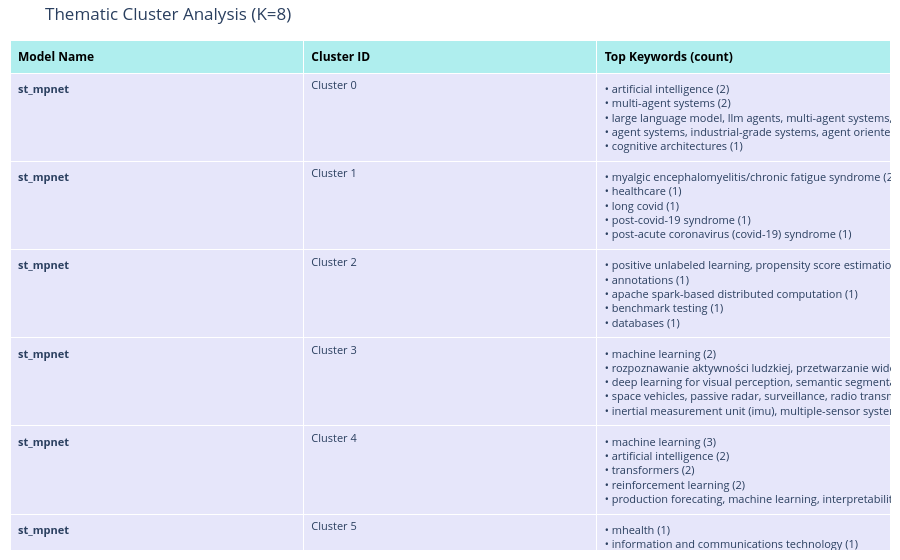

The code cell stored with this chart in its notebook:
### Code cell
generate_keywords_table(models_to_test, embeddings_dict, articles, k=8)

### Figure 1 — Plotly figure (JSON) as saved in the notebook; plotly's stock layout.template omitted (floating-point values rounded to 4 significant figures)
{"data": [{"cells": {"align": "left", "fill": {"color": "lavender"}, "font": {"size": 11}, "height": 30, "values": [["<b>st_mpnet</b>", "<b>st_mpnet</b>", "<b>st_mpnet</b>", "<b>st_mpnet</b>", "<b>st_mpnet</b>", "<b>st_mpnet</b>", "<b>st_mpnet</b>", "<b>st_mpnet</b>", "<b>st_minilm</b>", "<b>st_minilm</b>", "<b>st_minilm</b>", "<b>st_minilm</b>", "<b>st_minilm</b>", "<b>st_minilm</b>", "<b>st_minilm</b>", "<b>st_minilm</b>", "<b>st_labse</b>", "<b>st_labse</b>", "<b>st_labse</b>", "<b>st_labse</b>", "<b>st_labse</b>", "<b>st_labse</b>", "<b>st_labse</b>", "<b>st_labse</b>", "<b>fasttext</b>", "<b>fasttext</b>", "<b>fasttext</b>", "<b>fasttext</b>", "<b>fasttext</b>", "<b>fasttext</b>", "<b>fasttext</b>", "<b>fasttext</b>", "<b>glove</b>", "<b>glove</b>", "<b>glove</b>", "<b>glove</b>", "<b>glove</b>", "<b>glove</b>", "<b>glove</b>", "<b>glove</b>"], ["Cluster 0", "Cluster 1", "Cluster 2", "Cluster 3", "Cluster 4", "Cluster 5", "Cluster 6", "Cluster 7", "Cluster 0", "Cluster 1", "Cluster 2", "Cluster 3", "Cluster 4", "Cluster 5", "Cluster 6", "Cluster 7", "Cluster 0", "Cluster 1", "Cluster 2", "Cluster 3", "Cluster 4", "Cluster 5", "Cluster 6", "Cluster 7", "Cluster 0", "Cluster 1", "Cluster 2", "Cluster 3", "Cluster 4", "Cluster 5", "Cluster 6", "Cluster 7", "Cluster 0", "Cluster 1", "Cluster 2", "Cluster 3", "Cluster 4", "Cluster 5", "Cluster 6", "Cluster 7"], ["• artificial intelligence (2)<br>• multi-agent systems (2)<br>• large language model, llm agents, multi-agent systems, triz, problem-solving. (1)<br>• agent systems, industrial-grade systems, agent oriented, software engineering, sdlc (1)<br>• cognitive architectures (1)", "• myalgic encephalomyelitis/chronic fatigue syndrome (2)<br>• healthcare (1)<br>• long covid (1)<br>• post-covid-19 syndrome (1)<br>• post-acute coronavirus (covid-19) syndrome (1)", "• positive unlabeled learning, propensity score estimation, empirical risk minimisation (1)<br>• annotations (1)<br>• apache spark-based distributed computation (1)<br>• benchmark testing (1)<br>• databases (1)", "• machine learning (2)<br>• rozpoznawanie aktywności ludzkiej, przetwarzanie wideo, sieci\nneuronowe (1)<br>• deep learning for visual perception, semantic segmentation, 3d\nlidar, robotic perception (1)<br>• space vehicles, passive radar, surveillance, radio transmitters, low earth orbit satellites, receivers, object detection, extraterrestrial measurements, arrays, antenna arrays (1)<br>• inertial measurement unit (imu), multiple-sensor system, calibration, singular value decomposition (svd), generalized eigenvalue problem (1)", "• machine learning (3)<br>• artificial intelligence (2)<br>• transformers (2)<br>• reinforcement learning (2)<br>• production forecating, machine learning, interpretability, human experience, bayesian neural networks, physics-informed neural networks (1)", "• mhealth (1)<br>• information and communications technology (1)<br>• trust (1)<br>• mobile application (1)<br>• addiction treatment (1)", "• ctcf, 3d genome, deep neural networks, cis-regulatory element, ctcf-mediated loop (1)<br>• oth, blos, hybrid, skywave, multistatic,  pcl (1)<br>• intensity modulated radiation therapy (imrt), genetic algorithms, generalized\nequivalent uniform dose (geud), multi-objective optimization, bi-level optimization. (1)<br>• passive radar, leo satellites, radar cross-section, rcs, lofar (1)<br>• data science (1)", "• ict, qit, biomedical engineering, electronics and communications engineering, sensors, quantum machine learning, quantum internet, quantum computing, cybersecurity, quantum networks, quantum sensors (3)<br>• machine learning (2)<br>• batteries (2)<br>• massive mimo (2)<br>• scheduling (2)", "• machine learning (2)<br>• batteries (2)<br>• cybersecurity (2)<br>• massive mimo (2)<br>• scheduling (2)", "• ict, qit, biomedical engineering, electronics and communications engineering, sensors, quantum machine learning, quantum internet, quantum computing, cybersecurity, quantum networks, quantum sensors (3)<br>• rozpoznawanie aktywności ludzkiej, przetwarzanie wideo, sieci\nneuronowe (1)<br>• entropy compression, nonrepetitive sequence (1)<br>• informacyjne technologie kwantowe, komputing kwantowy, procesory kwantowe, telekomunikacja kwantowa, sieci kwantowe, metrologia kwantowa, czujniki kwantowe, algorytmy kwantowe (1)<br>• wirtualne zapory sieciowe, wirtualizacja funkcji sieciowych, orkiestracja, optymalizacja, programowanie liniowe (1)", "• machine learning (2)<br>• diagnosis test selection, structural analysis, system decomposition, communication and privacy constraints, distributed diagnosis (1)<br>• positive unlabeled learning, propensity score estimation, empirical risk minimisation (1)<br>• power supply continuity (1)<br>• renewable energy (1)", "• deep learning for visual perception, semantic segmentation, 3d\nlidar, robotic perception (1)<br>• inertial measurement unit (imu), multiple-sensor system, calibration, singular value decomposition (svd), generalized eigenvalue problem (1)<br>• combinatorial optimization, graph reduction, vehicle routing, quantum computing (1)<br>• artography of building interiors, artificial intelligence, space descriptions, nlp, navigation (1)<br>• aggregated precedence graphs, packing sequence, pallet loading, robot packing, topological sort (1)", "• artificial intelligence (2)<br>• llm, liwc, ethics (1)<br>• natural language processing, personalization, subjectivity, annotator bias, annotator representation, data acquisition (1)<br>• large language model, llm agents, multi-agent systems, triz, problem-solving. (1)<br>• explainable artificial inteligence, artificial inteligence (1)", "• myalgic encephalomyelitis/chronic fatigue syndrome (2)<br>• healthcare (1)<br>• long covid (1)<br>• post-covid-19 syndrome (1)<br>• post-acute coronavirus (covid-19) syndrome (1)", "• neural networks (3)<br>• transformers (2)<br>• time series (2)<br>• machine learning (2)<br>• production forecating, machine learning, interpretability, human experience, bayesian neural networks, physics-informed neural networks (1)", "• space vehicles, passive radar, surveillance, radio transmitters, low earth orbit satellites, receivers, object detection, extraterrestrial measurements, arrays, antenna arrays (1)<br>• oth, blos, hybrid, skywave, multistatic,  pcl (1)<br>• bistatic radar, leo, low earth orbit satellites, multistatic radar, passive radar (1)<br>• passive radar, leo satellites, radar cross-section, rcs, lofar (1)<br>• data transmission, equivalent circuit, intrinsic response, parasitic response, vcsel (1)", "• artificial intelligence (3)<br>• artography of building interiors, artificial intelligence, space descriptions, nlp, navigation (1)<br>• aggregated precedence graphs, packing sequence, pallet loading, robot packing, topological sort (1)<br>• abstract visual reasoning (1)<br>• deep learning (1)", "• ict, qit, biomedical engineering, electronics and communications engineering, sensors, quantum machine learning, quantum internet, quantum computing, cybersecurity, quantum networks, quantum sensors (3)<br>• massive mimo (2)<br>• wirtualne zapory sieciowe, wirtualizacja funkcji sieciowych, orkiestracja, optymalizacja, programowanie liniowe (1)<br>• network slicing, scalability, network management, orchestration, \nb5g, testbed (1)<br>• cloud computing, internet of things (iot), task load balancing (1)", "• entropy compression, nonrepetitive sequence (1)<br>• informacyjne technologie kwantowe, komputing kwantowy, procesory kwantowe, telekomunikacja kwantowa, sieci kwantowe, metrologia kwantowa, czujniki kwantowe, algorytmy kwantowe (1)<br>• intensity modulated radiation therapy (imrt), genetic algorithms, generalized\nequivalent uniform dose (geud), multi-objective optimization, bi-level optimization. (1)<br>• cardiovascular events (1)<br>• coronary artery disease (1)", "• artificial intelligence (2)<br>• rozpoznawanie aktywności ludzkiej, przetwarzanie wideo, sieci\nneuronowe (1)<br>• llm, liwc, ethics (1)<br>• natural language processing, personalization, subjectivity, annotator bias, annotator representation, data acquisition (1)<br>• large language model, llm agents, multi-agent systems, triz, problem-solving. (1)", "• ctcf, 3d genome, deep neural networks, cis-regulatory element, ctcf-mediated loop (1)<br>• photovoltaic (1)<br>• battery energy storage (1)<br>• railway microgrid (1)<br>• optimal design (1)", "• time series (2)<br>• machine learning (2)<br>• diagnosis test selection, structural analysis, system decomposition, communication and privacy constraints, distributed diagnosis (1)<br>• inertial measurement unit (imu), multiple-sensor system, calibration, singular value decomposition (svd), generalized eigenvalue problem (1)<br>• positive unlabeled learning, propensity score estimation, empirical risk minimisation (1)", "• myalgic encephalomyelitis/chronic fatigue syndrome (2)<br>• mhealth (1)<br>• information and communications technology (1)<br>• trust (1)<br>• mobile application (1)", "• machine learning (4)<br>• batteries (2)<br>• reinforcement learning (2)<br>• neural networks (2)<br>• production forecating, machine learning, interpretability, human experience, bayesian neural networks, physics-informed neural networks (1)", "• multi-agent systems (2)<br>• abstract visual reasoning (1)<br>• deep learning (1)<br>• raven's progressive matrices (1)<br>• elliott wave principle (1)", "• machine learning (3)<br>• ict, qit, biomedical engineering, electronics and communications engineering, sensors, quantum machine learning, quantum internet, quantum computing, cybersecurity, quantum networks, quantum sensors (3)<br>• myalgic encephalomyelitis/chronic fatigue syndrome (2)<br>• artificial intelligence (2)<br>• massive mimo (2)", "• analiza danych, dane kierunkowe, statystyka (1)", "", "• machine learning (4)<br>• transformers (2)<br>• deep learning for visual perception, semantic segmentation, 3d\nlidar, robotic perception (1)<br>• space vehicles, passive radar, surveillance, radio transmitters, low earth orbit satellites, receivers, object detection, extraterrestrial measurements, arrays, antenna arrays (1)<br>• passive radar, measurement errors, target tracking, radar detection, machine learning, artificial neural networks, radar tracking, reliability (1)", "• rozpoznawanie aktywności ludzkiej, przetwarzanie wideo, sieci\nneuronowe (1)<br>• informacyjne technologie kwantowe, komputing kwantowy, procesory kwantowe, telekomunikacja kwantowa, sieci kwantowe, metrologia kwantowa, czujniki kwantowe, algorytmy kwantowe (1)<br>• wirtualne zapory sieciowe, wirtualizacja funkcji sieciowych, orkiestracja, optymalizacja, programowanie liniowe (1)<br>• rozpoznawanie treści pornograficznych w wideo, rozpoznawanie\naktywności ludzkiej, przetwarzanie wideo, sieci neuronowe (1)<br>• telekomunikacja światłowodowa, telekomunikacja optyczna, światłowody telekomunikacyjne, fotonika, optoelektronika (1)", "• intensity modulated radiation therapy (imrt), genetic algorithms, generalized\nequivalent uniform dose (geud), multi-objective optimization, bi-level optimization. (1)<br>• steganography, covert channels, information hiding, side channels (1)<br>• covid-19/complications, fatigue syndrome, chronic, post-acute covid-19 syndrome (1)<br>• artificial intelligence (1)", "• network slicing, scalability, network management, orchestration, \nb5g, testbed (1)<br>• artificial intelligence (1)<br>• machine learning (1)<br>• diagnosis support system (1)<br>• explainable artificial intelligence (1)", "• artificial intelligence (3)<br>• aggregated precedence graphs, packing sequence, pallet loading, robot packing, topological sort (1)<br>• abstract visual reasoning (1)<br>• deep learning (1)<br>• raven's progressive matrices (1)", "• machine learning (5)<br>• multi-agent systems (2)<br>• transformers (2)<br>• reinforcement learning (2)<br>• artificial intelligence (2)", "• intensity modulated radiation therapy (imrt), genetic algorithms, generalized\nequivalent uniform dose (geud), multi-objective optimization, bi-level optimization. (1)", "", "", "• ict, qit, biomedical engineering, electronics and communications engineering, sensors, quantum machine learning, quantum internet, quantum computing, cybersecurity, quantum networks, quantum sensors (3)<br>• machine learning (2)<br>• batteries (2)<br>• cybersecurity (2)<br>• time series (2)", "• covid-19/complications, fatigue syndrome, chronic, post-acute covid-19 syndrome (1)", "• rozpoznawanie aktywności ludzkiej, przetwarzanie wideo, sieci\nneuronowe (1)<br>• informacyjne technologie kwantowe, komputing kwantowy, procesory kwantowe, telekomunikacja kwantowa, sieci kwantowe, metrologia kwantowa, czujniki kwantowe, algorytmy kwantowe (1)<br>• wirtualne zapory sieciowe, wirtualizacja funkcji sieciowych, orkiestracja, optymalizacja, programowanie liniowe (1)<br>• rozpoznawanie treści pornograficznych w wideo, rozpoznawanie\naktywności ludzkiej, przetwarzanie wideo, sieci neuronowe (1)<br>• telekomunikacja światłowodowa, telekomunikacja optyczna, światłowody telekomunikacyjne, fotonika, optoelektronika (1)"]]}, "header": {"align": "left", "fill": {"color": "paleturquoise"}, "font": {"color": "black", "size": 12}, "values": ["<b>Model Name</b>", "<b>Cluster ID</b>", "<b>Top Keywords (count)</b>"]}, "type": "table"}], "layout": {"margin": {"b": 10, "l": 10, "r": 10, "t": 40}, "title": {"text": "Thematic Cluster Analysis (K=8)"}}}
